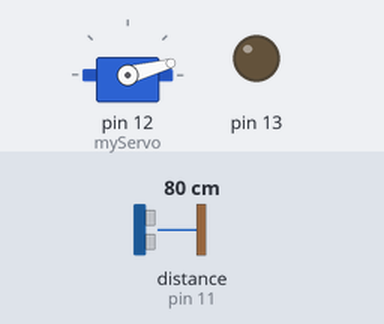
Recording of a sketch running on a simulated Arduino Uno, built with avr-gcc and run on an emulated ATmega328P. Parts: servo, output pins drawn as LEDs (lit = HIGH). Wiring (inferred from the names in the program): ultrasonic range finder: trigger pin 10; echo pin 11. The test bench sets the inputs (shaded band); at power-on: distance to the obstacle (sensor on pin 11) 80 cm. The echo pulse lasts 58.3 µs per cm; pins used as bus, display or sensor lines are not drawn; what the sketch prints to the serial monitor is not drawn.

Above: at 0.01 s.
1.3 s: distance to the obstacle (sensor on pin 11) set to 2 cm
At 2.4 s:
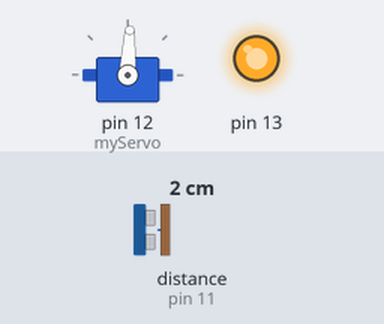
4.3 s: distance to the obstacle (sensor on pin 11) set to 19 cm
7.3 s: distance to the obstacle (sensor on pin 11) set to 24 cm
At 8.3 s:
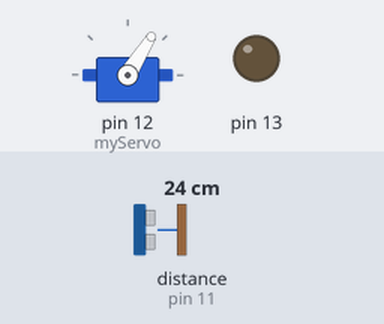
10.3 s: distance to the obstacle (sensor on pin 11) set to 18 cm
At 11.4 s:
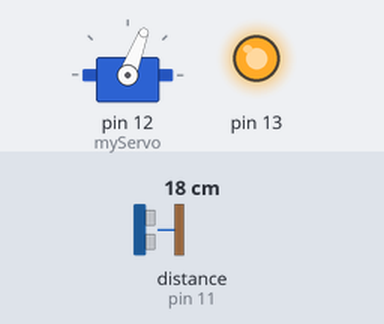
13.3 s: distance to the obstacle (sensor on pin 11) set to 35 cm
At 14.53 s:
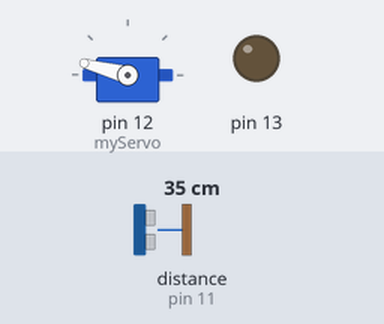
16.3 s: distance to the obstacle (sensor on pin 11) set to 4 cm
At 17.3 s:
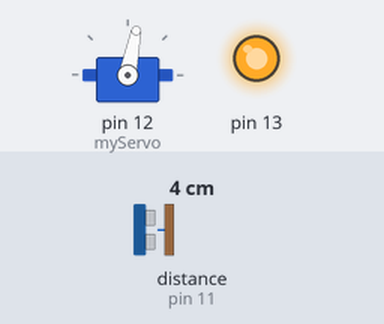
Timing chart, 0 to 20.3 s (numbered marks = the images above; inputs shaded):
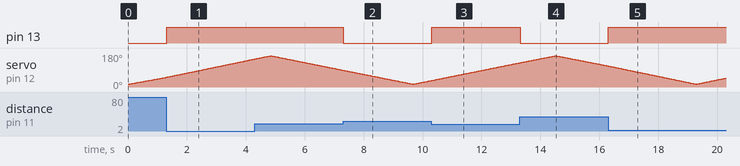

Measured:
- the behaviour switches between 21 and 22 cm on distance to the obstacle (sensor on pin 11) (found by bisection; images 1 and 2)
- after the input at 1.3 s, pin 13: LOW → HIGH at once
- after the input at 7.3 s, pin 13: HIGH → LOW at once
- after the input at 10.3 s, pin 13: LOW → HIGH at once
- after the input at 13.3 s, pin 13: HIGH → LOW at once
- after the input at 16.3 s, pin 13: LOW → HIGH at once

The sketch:

Arduino_Radar.ino
```cpp
// Includes the Servo library
#include <Servo.h>.
// Defines Tirg and Echo pins of the Ultrasonic Sensor
const int trigPin = 10;
const int echoPin = 11;
// Variables for the duration and the distance
long duration;
int distance;
Servo myServo; // Creates a servo object for controlling the servo motor
void setup() {
  pinMode(13,OUTPUT);
  pinMode(trigPin, OUTPUT); // Sets the trigPin as an Output
  pinMode(echoPin, INPUT); // Sets the echoPin as an Input
  Serial.begin(9600);
  myServo.attach(12); // Defines on which pin is the servo motor attached
}
void loop() {
  // rotates the servo motor from 15 to 165 degrees
  for(int i=15;i<=165;i++){
  myServo.write(i);
  delay(30);
  distance = calculateDistance();// Calls a function for calculating the distance measured by the Ultrasonic sensor for each degree

  Serial.print(i); // Sends the current degree into the Serial Port
  Serial.print(","); // Sends addition character right next to the previous value needed later in the Processing IDE for indexing
  Serial.print(distance); // Sends the distance value into the Serial Port
  Serial.print("."); // Sends addition character right next to the previous value needed later in the Processing IDE for indexing
  if(distance <=20){
    digitalWrite(13,HIGH);
    }
   else{
    digitalWrite(13,LOW);
    }
  }
  // Repeats the previous lines from 165 to 15 degrees
  for(int i=165;i>15;i--){
  myServo.write(i);
  delay(30);
  distance = calculateDistance();
  Serial.print(i);
  Serial.print(",");
  Serial.print(distance);
  Serial.print(".");

  if(distance <=20){
   digitalWrite(13,HIGH);
    }
  else{
   digitalWrite(13,LOW);
    }
  }
}
// Function for calculating the distance measured by the Ultrasonic sensor
int calculateDistance(){

  digitalWrite(trigPin, LOW);
  delayMicroseconds(2);
  // Sets the trigPin on HIGH state for 10 micro seconds
  digitalWrite(trigPin, HIGH);
  delayMicroseconds(10);
  digitalWrite(trigPin, LOW);
  duration = pulseIn(echoPin, HIGH); // Reads the echoPin, returns the sound wave travel time in microseconds
  distance= duration*0.034/2;
  return distance;
}
```
